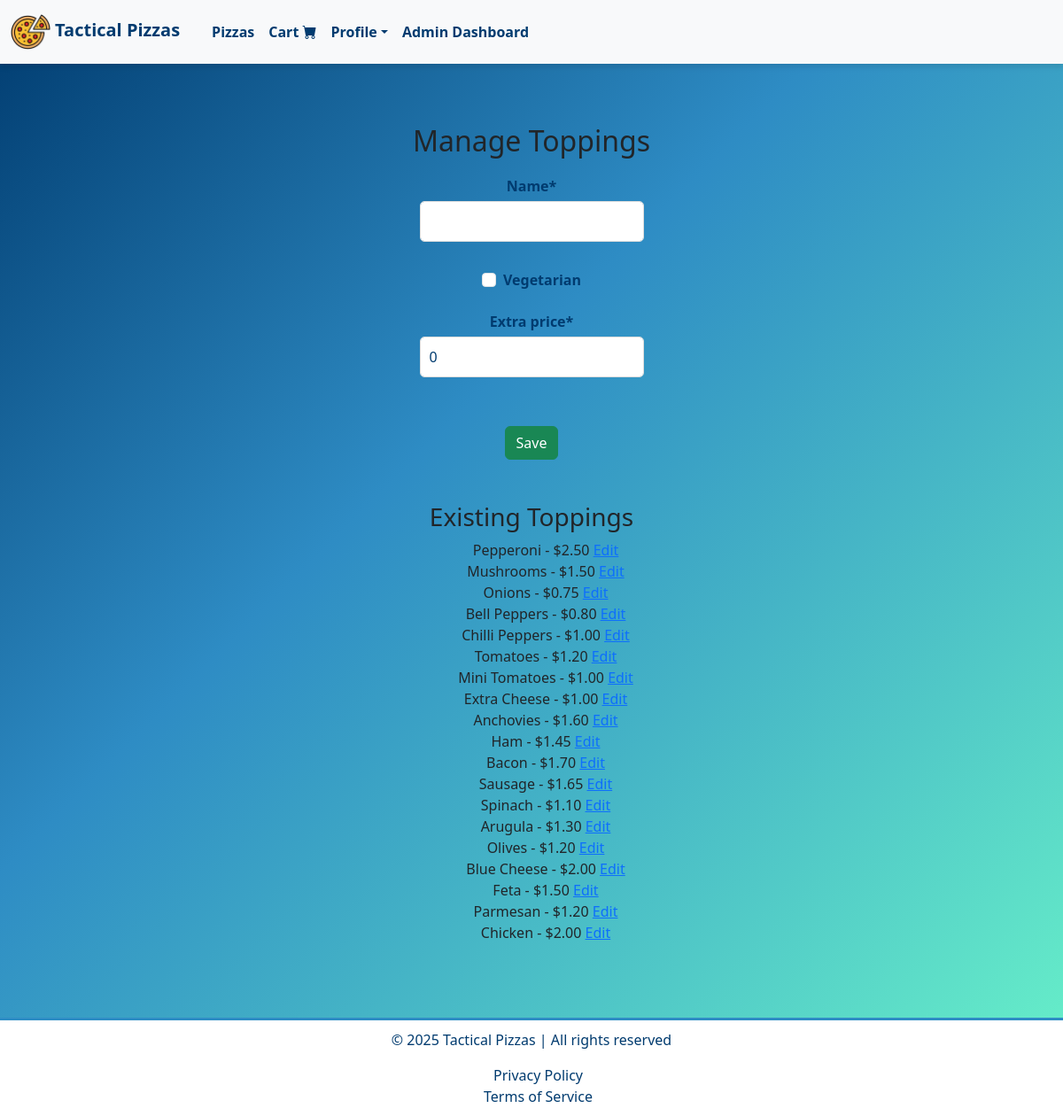
Screenshot of /products/staff/manage_toppings/ (signed in) with the database file from the repository.
### products/models.py (models this page shows, shortened)
class Topping(models.Model):
    name = models.CharField(max_length=50)
    vegetarian = models.BooleanField(default=False)
    extra_price = models.DecimalField(max_digits=5, decimal_places=2, default=0)
    topping_id = models.CharField(max_length=10, unique=True, blank=True, editable=False)

### products/views.py (the view)
# urls.py: path('staff/manage_toppings/', views.manage_toppings, name='manage_toppings'),
@cache_control(no_cache=True, must_revalidate=True, no_store=True)
@user_passes_test(staff_required)
def manage_toppings(request):
    if request.method == "POST":
        form = ToppingForm(request.POST)
        if form.is_valid():
            form.save()
            messages.success(request, "Topping saved successfully.")
            return redirect('manage_toppings')
    else:
        form = ToppingForm()
    toppings = Topping.objects.all()
    return render(request, 'staff/manage_toppings.html', {
        'form': form,
        'toppings': toppings,
    })

### products/views.py (called while the page is built)
def staff_required(user):
    return user.is_staff

### register/context_processors.py (called while the page is built)
def auth_forms(request):
    return {
        'login_form': AuthenticationForm(),
        'register_form': NewUserForm(),
    }

def update_profile_form(request):
    if request.user.is_authenticated:
        return {'update_profile_form': UserProfileUpdateForm(instance=request.user)}
    return {}

### products/templates/staff/manage_toppings.html (shortened to what this page needs)
{% extends "layout.html" %}
{% load static %}
{% load crispy_forms_tags %}
{% block navbar %}
    {% include "navbar.html" %}
{% endblock %}
{% block body %}
<div class="container my-5">
    <h2>Manage Toppings</h2>
    <form method="post" class="custom-form">
        {{ form|crispy }}
        <button type="submit" class="btn btn-success">Save</button>
    </form>
    <h3 class="mt-5">Existing Toppings</h3>
    <ul>
        {% for topping in toppings %}
        <div>{{ topping.name }} - ${{ topping.extra_price }}
            <a href="{% url 'edit_topping' topping.id %}">Edit</a>
        </div>
        {% endfor %}
    </ul>
</div>
{% endblock %}
{% block footer %}
    {% include "footer.html" %}
{% endblock %}

### static/css/styles.css (style rules this page uses)
body { margin: 0; padding: 0; font-family: "Poppins", Arial, sans-serif; min-height: 100vh; position: relative; background: linear-gradient(135deg, #003b6f 0%, #2e8cc4 40%, #69f3c9 100%); }
.container { padding: 20px; border-radius: 10px; max-width: 600px; margin: 20px auto; position: relative; text-align: center; }
.btn-success { background-color: #28a745; color: #fff; }
.custom-form { margin: 20px auto; display: flex; flex-direction: column; align-items: center; justify-content: center; max-width: 400px; }
.custom-form .form-control { background-color: #ffffff; color: #003b6f; border: 1px solid #ddd; padding: 10px; font-size: 1rem; border-radius: 5px; width: 100%; max-width: 500px; margin-bottom: 15px; }
.custom-form label { color: #003b6f; font-weight: bold; margin-bottom: 5px; text-align: center; }
.custom-form .form-control::placeholder { color: #729f87; }

### rows the page displays
Topping: name "Pepperoni", extra_price "2.50"
Topping: name "Mushrooms", extra_price "1.50"
Topping: name "Onions", extra_price "0.75"
Topping: name "Bell Peppers", extra_price "0.80"
Topping: name "Chilli Peppers", extra_price "1.00"
Topping: name "Tomatoes", extra_price "1.20"
Topping: name "Mini Tomatoes", extra_price "1.00"
Topping: name "Extra Cheese", extra_price "1.00"
Topping: name "Anchovies", extra_price "1.60"
Topping: name "Ham", extra_price "1.45"
Topping: name "Bacon", extra_price "1.70"
Topping: name "Sausage", extra_price "1.65"
Topping: name "Spinach", extra_price "1.10"
Topping: name "Arugula", extra_price "1.30"
Topping: name "Olives", extra_price "1.20"
Topping: name "Blue Cheese", extra_price "2.00"
Topping: name "Feta", extra_price "1.50"
Topping: name "Parmesan", extra_price "1.20"
Topping: name "Chicken", extra_price "2.00"
